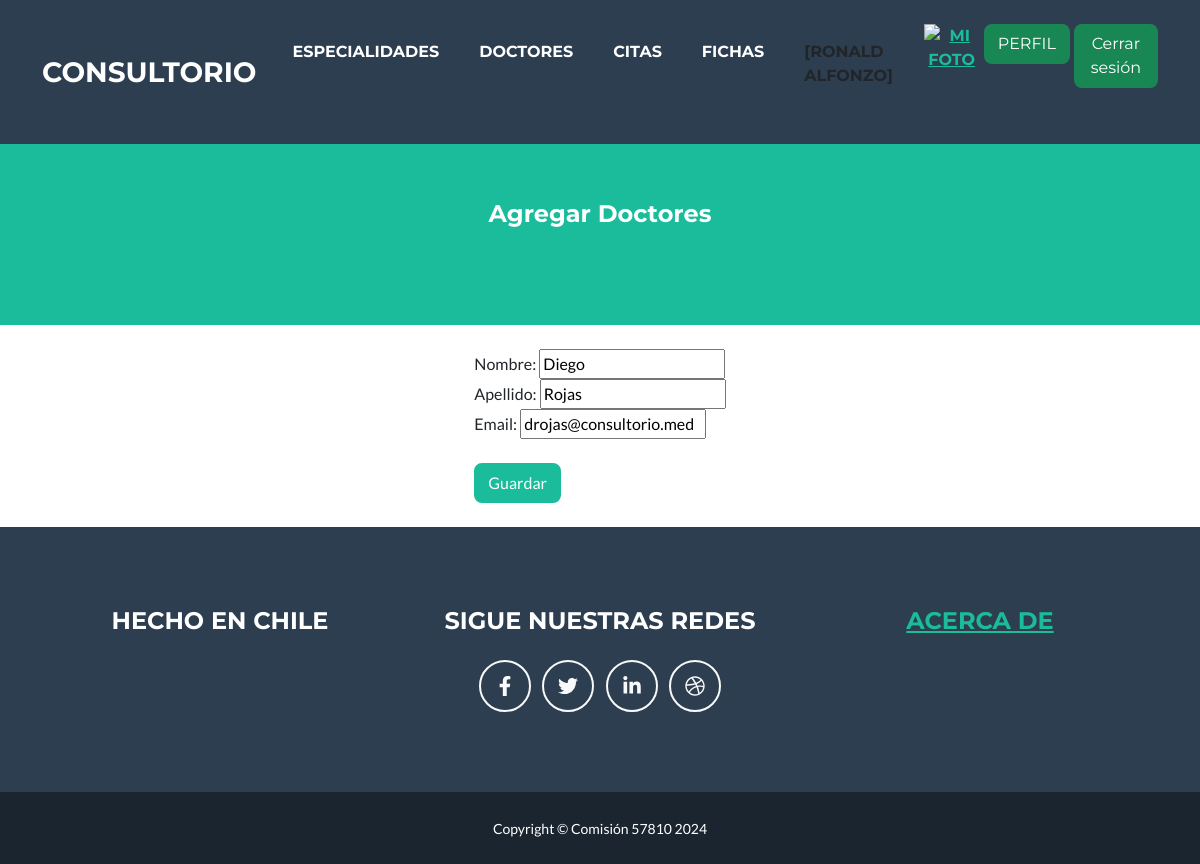
The page /doctorUpdate/1/ (signed in) on the database its author committed.
### entidades/models.py (models this page shows, shortened)
class Doctor(models.Model):
    nombre = models.CharField(max_length=100)
    apellido = models.CharField(max_length=100)
    email = models.CharField(max_length=100)
    class Meta:
        verbose_name = "Doctor"
        verbose_name_plural = "Doctores"
        ordering = ["nombre", "apellido"]

### entidades/views.py (the view)
# urls.py: path('doctorUpdate/<id_doctor>/', doctorUpdate, name="doctorUpdate"),
@login_required
def doctorUpdate(request,id_doctor):
    doctor = Doctor.objects.get(id=id_doctor)
    if request.method == "POST":
        miForm = DoctorForm(request.POST)
        if miForm.is_valid():
            doctor.nombre = miForm.cleaned_data.get("nombre")
            doctor.apellido = miForm.cleaned_data.get("apellido")
            doctor.email = miForm.cleaned_data.get("email")
            doctor.save()
            contexto = {"doctores": Doctor.objects.all()}
            return render(request, "entidades/doctores.html", contexto)
    else:
        miForm = DoctorForm(initial={"nombre": doctor.nombre, "apellido": doctor.apellido, "email": doctor.email})
        return render(request, "entidades/doctorForm.html", {"form": miForm})

### entidades/forms.py
class DoctorForm(forms.Form):
    nombre = forms.CharField(max_length=100, required=True)
    apellido = forms.CharField(max_length=100, required=True)
    email = forms.CharField(max_length=100, required=True)

### entidades/templates/entidades/doctorForm.html (shortened to what this page needs)
{% extends 'entidades/index.html' %}
{% block titulo %}
<h1 class="masthead-subheading font-weight-light mb-0">Agregar Doctores</h1>
{% endblock titulo %}
{% block contenido %}
<form action="" method="post">
    <div class="form-group">
    <table>
        <br>
        {{ form }}
    </table>
    <br>
    <input class="btn btn-primary btn-block" type="submit" value="Guardar">
</div>
</form>
{% endblock contenido %}

### entidades/templates/entidades/index.html (shortened to what this page needs)
<!DOCTYPE html>
<html lang="en">
    <head>
        {% load static %}
        <link href="https://cdn.jsdelivr.net/npm/bootstrap@5.3.3/dist/css/bootstrap.min.css" rel="stylesheet">
        <link href="{% static 'css/styles.css' %}" rel="stylesheet" />
    </head>
    <body id="page-top">
        <nav class="navbar navbar-expand-lg bg-secondary text-uppercase fixed-top" id="mainNav">
            <div class="container">
                <a class="navbar-brand" href="{% url 'home' %}">Consultorio</a>
                <div class="collapse navbar-collapse" id="navbarResponsive">
                    <ul class="navbar-nav ms-auto">
                        {% if user.is_authenticated  %}
                            <li class="nav-item mx-0 mx-lg-1"><a class="nav-link py-3 px-0 px-lg-3 rounded" href="{% url 'especialidades' %}">Especialidades</a></li>
                            <li class="nav-item mx-0 mx-lg-1"><a class="nav-link py-3 px-0 px-lg-3 rounded" href="{% url 'doctores' %}">Doctores</a></li>
                            <li class="nav-item mx-0 mx-lg-1"><a class="nav-link py-3 px-0 px-lg-3 rounded" href="{% url 'citas' %}">Citas</a></li>
                            <li class="nav-item mx-0 mx-lg-1"><a class="nav-link py-3 px-0 px-lg-3 rounded" href="{% url 'ficha' %}">Fichas</a></li>
                            <li class="nav-item mx-0 mx-lg-1"><p class="py-3 px-0 px-lg-3 rounded">[{{user.first_name}} {{user.last_name}}]</p></li>
                            <div class="text-center">
                                <a href="{% url 'agregarAvatar' %}"><img src="{{ request.session.avatar }}" height="40px" width="40px" alt="mi foto"> </a>
                            </div>
                            <li class="nav-item mx-0 mx-lg-1"><a class="btn btn-success" href="{% url 'perfil' %}">Perfil</a></li>
                            <form method="POST" action="{% url 'logout' %}">
                                <button class="btn btn-success btn-block" type="submit">Cerrar sesión</button>
                              </form>
                        {% else %}
                            <li class="nav-item mx-0 mx-lg-1"><a class="btn btn-primary btn-block" href="{% url 'login' %}">Ingresar</a></li>
                            <li class="nav-item mx-0 mx-lg-1"><a class="btn btn-success btn-block" href="{% url 'registro' %}">Registrarse</a></li>
                        {% endif %}
                    </ul>
                </div>
            </div>
        </nav>
        <header class="masthead bg-primary text-white text-center">
            <div class="container d-flex align-items-center flex-column">
                {% block titulo %}{% endblock titulo %}
            </div>
        </header>
        <div class="container d-flex align-items-center flex-column">
            {% block contenido %}
            {% endblock contenido %}
            </div>
        <br>
        <footer class="footer text-center">
            <div class="container">
                <div class="row">
                    <div class="col-lg-4 mb-5 mb-lg-0">
                        <h4 class="text-uppercase mb-4">Hecho en Chile</h4>
                    </div>
                    <div class="col-lg-4 mb-5 mb-lg-0">
                        <h4 class="text-uppercase mb-4">Sigue nuestras redes</h4>
                        <a class="btn btn-outline-light btn-social mx-1" href="#!"><i class="fab fa-fw fa-facebook-f"></i></a>
                        <a class="btn btn-outline-light btn-social mx-1" href="#!"><i class="fab fa-fw fa-twitter"></i></a>
                        <a class="btn btn-outline-light btn-social mx-1" href="#!"><i class="fab fa-fw fa-linkedin-in"></i></a>
                        <a class="btn btn-outline-light btn-social mx-1" href="#!"><i class="fab fa-fw fa-dribbble"></i></a>
                    </div>
                    <div class="col-lg-4">
                        <h4 class="text-uppercase mb-4"><a href="{% url 'acercaDe' %}">Acerca De</a></h4>
                    </div>
                </div>
            </div>
        </footer>
        <div class="copyright py-4 text-center text-white">
            <div class="container"><small>Copyright &copy; Comisión 57810 2024</small></div>
        </div>
    </body>
</html>

### rows shown on the page
Doctor: nombre "Diego", apellido "Rojas", email "drojas@consultorio.med"

### other values the page prints
{{ user.first_name }} "RONALD"
{{ user.last_name }} "ALFONZO"
